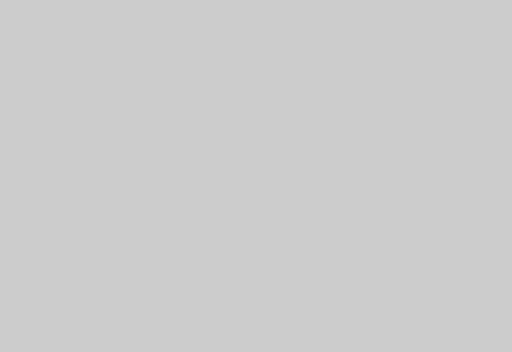
view 1 (above)

16 first-person views from a walk through a Unity game level. The camera is 1.3 m above the floor, tilts 4° down and sees 90° across. The floor is counted in squares, 2 m on a side. Each view is taken from the middle of a square. On the plan, view 1 faces up. The plan holds only what a view shows up to about 9 squares ahead; the rest is blank. The place goes on beyond the plan. The player is left out. Surface patterns are stand-ins for the level's own textures.

view 2
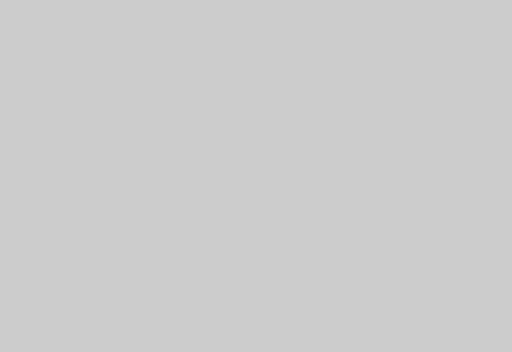

view 3
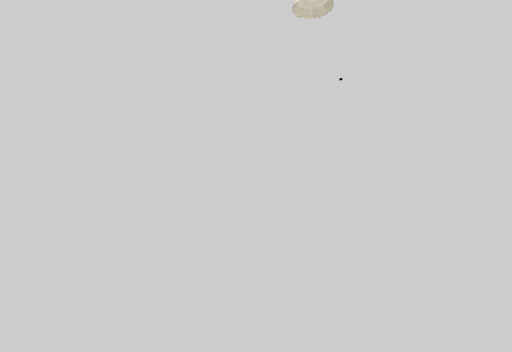

view 4
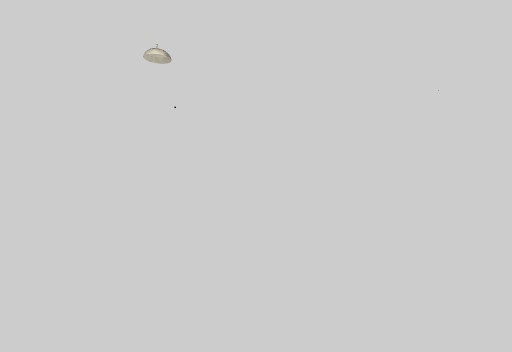

view 5
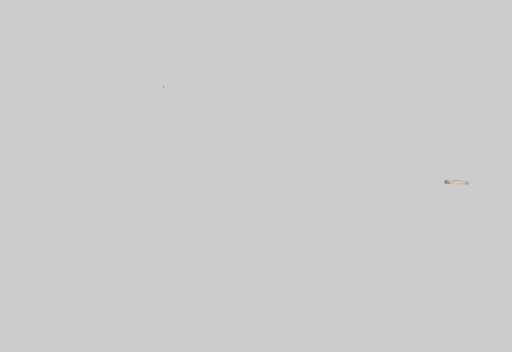

view 6
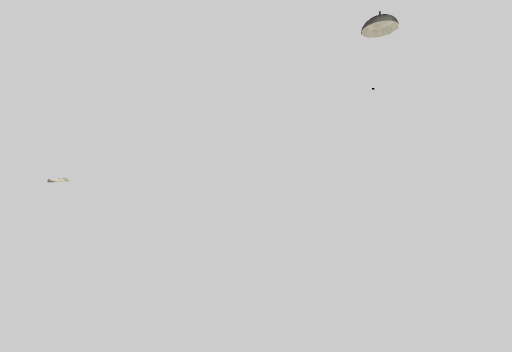

view 7
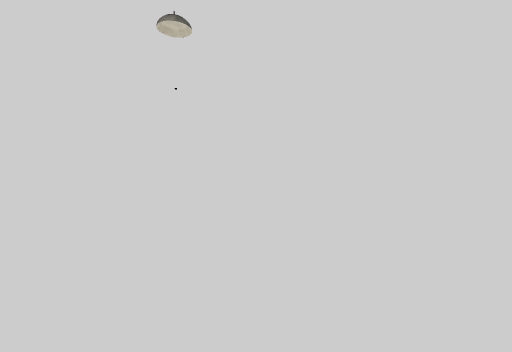

view 8
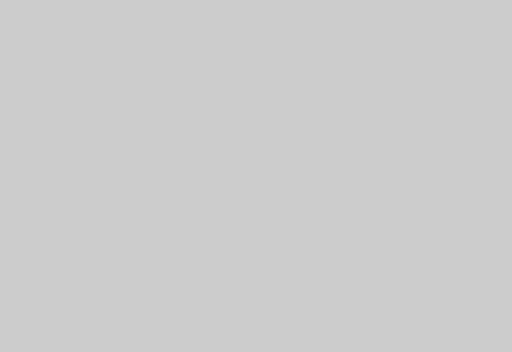

view 9
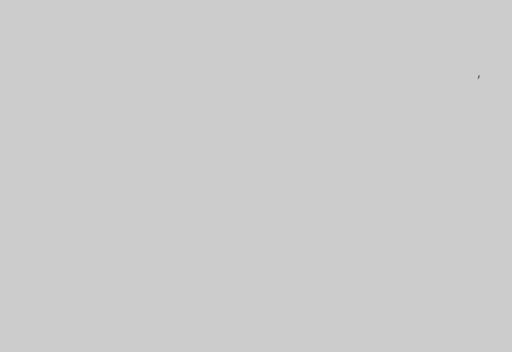

view 10
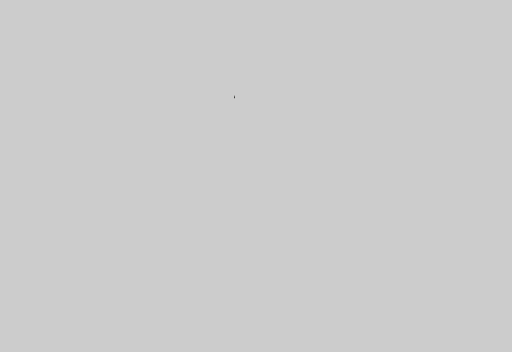

view 11
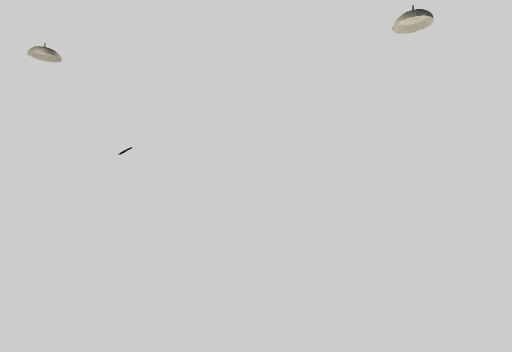

view 12
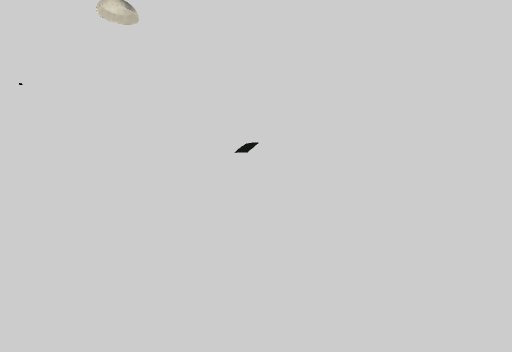

view 13
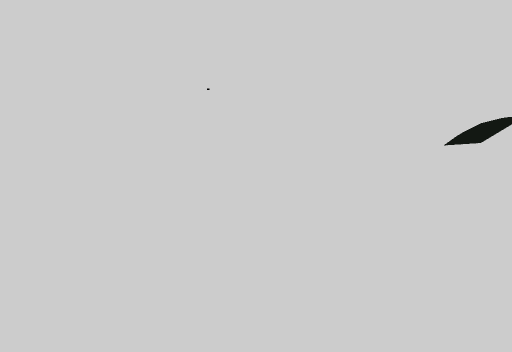

view 14
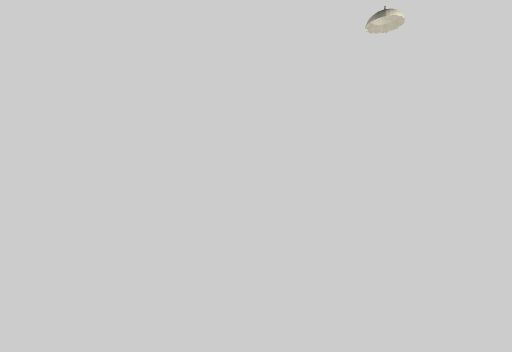

view 15
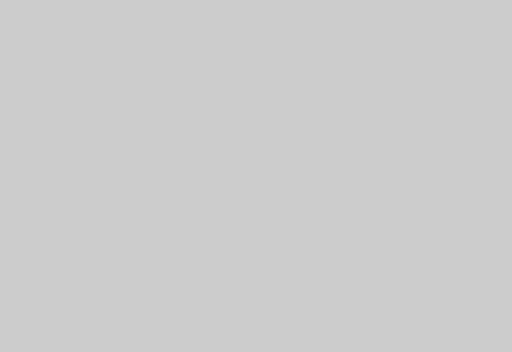

view 16
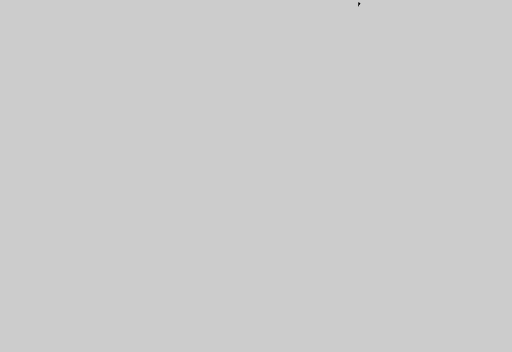

### Floor plan
Points are (right, up) in squares from view 1. A wall is a line through its corners. A room is listed if a view was taken in it or the views show most of it. See-through windows are left out.
Room 1 (views 1, 2, 3)
walls: (1.9, 2.1) (1.4, 2.1) (1.4, 10.2) (-6.4, 10.2) (-6.4, -0.2) (-2.1, -0.2)
ways out: opening at (2.7, 1) to room 2
objects: other object (-1, -1) to (0, -1)
Room 2 (views 4, 5, 6, 7, 8, 9, 10, 11, 12, 13, 14, 15, 16)
walls: (6.1, -0.2) (7.3, -0.2) (7.3, -0.7) (0.5, -0.7); (0.2, -6.2) (-6.4, -6.2) (-6.4, -13) (1.6, -13); (-1.4, -0.7) (-6.4, -0.7) (-6.4, -5.7) (7.3, -5.7) (7.3, -6.2); (5.1, -13) (11.3, -13) (11.3, 10.2) (1.9, 10.2) (1.9, 2.1)
ways out: opening at (2.7, 1) to room 1
objects: other object (-4, -11); other object (2, -13)

Positions as (right, up) in squares from view 1, and headings:
1: (0, 0), facing up
2: (0, 2), facing up
3: (1, 3), facing left
4: (4, 0), facing up-left
5: (5, 2), facing up
6: (3, 3), facing right
7: (3, -3), facing right
8: (7, -4), facing down-right
9: (9, -5), facing down
10: (9, -5), facing down-left
11: (9, -4), facing up-left
12: (4, -5), facing up-left
13: (2, -3), facing left
14: (6, -7), facing down-left
15: (3, -8), facing down-left
16: (2, -8), facing left
